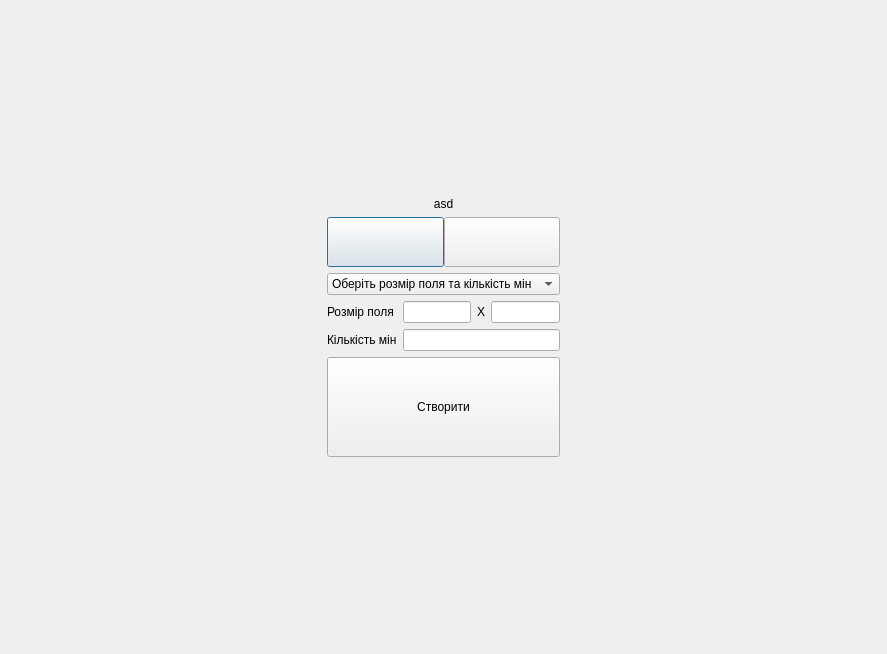
<?xml version="1.0" encoding="UTF-8"?>
<ui version="4.0">
 <class>CreateField</class>
 <widget class="QDialog" name="CreateField">
  <property name="geometry">
   <rect>
    <x>0</x>
    <y>0</y>
    <width>887</width>
    <height>654</height>
   </rect>
  </property>
  <property name="windowTitle">
   <string>Dialog</string>
  </property>
  <layout class="QGridLayout" name="gridLayout">
   <item row="2" column="1">
    <layout class="QHBoxLayout" name="horizontalLayout">
     <property name="spacing">
      <number>0</number>
     </property>
     <item>
      <widget class="QPushButton" name="readFileBtn">
       <property name="sizePolicy">
        <sizepolicy hsizetype="Preferred" vsizetype="Maximum">
         <horstretch>0</horstretch>
         <verstretch>0</verstretch>
        </sizepolicy>
       </property>
       <property name="minimumSize">
        <size>
         <width>0</width>
         <height>50</height>
        </size>
       </property>
       <property name="text">
        <string/>
       </property>
      </widget>
     </item>
     <item>
      <widget class="QPushButton" name="createNewBtn">
       <property name="sizePolicy">
        <sizepolicy hsizetype="Preferred" vsizetype="Maximum">
         <horstretch>0</horstretch>
         <verstretch>0</verstretch>
        </sizepolicy>
       </property>
       <property name="minimumSize">
        <size>
         <width>0</width>
         <height>50</height>
        </size>
       </property>
       <property name="text">
        <string/>
       </property>
      </widget>
     </item>
    </layout>
   </item>
   <item row="2" column="2">
    <spacer name="horizontalSpacer">
     <property name="orientation">
      <enum>Qt::Horizontal</enum>
     </property>
     <property name="sizeType">
      <enum>QSizePolicy::Maximum</enum>
     </property>
     <property name="sizeHint" stdset="0">
      <size>
       <width>500</width>
       <height>20</height>
      </size>
     </property>
    </spacer>
   </item>
   <item row="0" column="1">
    <spacer name="verticalSpacer">
     <property name="orientation">
      <enum>Qt::Vertical</enum>
     </property>
     <property name="sizeType">
      <enum>QSizePolicy::Maximum</enum>
     </property>
     <property name="sizeHint" stdset="0">
      <size>
       <width>20</width>
       <height>200</height>
      </size>
     </property>
    </spacer>
   </item>
   <item row="2" column="0">
    <spacer name="horizontalSpacer_2">
     <property name="orientation">
      <enum>Qt::Horizontal</enum>
     </property>
     <property name="sizeType">
      <enum>QSizePolicy::Maximum</enum>
     </property>
     <property name="sizeHint" stdset="0">
      <size>
       <width>500</width>
       <height>20</height>
      </size>
     </property>
    </spacer>
   </item>
   <item row="3" column="1">
    <layout class="QVBoxLayout" name="verticalLayout_2">
     <item>
      <widget class="QComboBox" name="defaultSizes">
       <item>
        <property name="text">
         <string>Оберіть розмір поля та кількість мін</string>
        </property>
       </item>
       <item>
        <property name="text">
         <string>9 x 9 | 10</string>
        </property>
       </item>
       <item>
        <property name="text">
         <string>16 x 16 | 40</string>
        </property>
       </item>
       <item>
        <property name="text">
         <string>16 x 30 | 99</string>
        </property>
       </item>
      </widget>
     </item>
     <item>
      <layout class="QVBoxLayout" name="verticalLayout">
       <item>
        <layout class="QFormLayout" name="formLayout">
         <property name="formAlignment">
          <set>Qt::AlignLeading|Qt::AlignLeft|Qt::AlignVCenter</set>
         </property>
         <item row="0" column="0">
          <widget class="QLabel" name="sizeLabel">
           <property name="text">
            <string>Розмір поля</string>
           </property>
          </widget>
         </item>
         <item row="0" column="1">
          <layout class="QHBoxLayout" name="horizontalLayout_2">
           <item>
            <widget class="QLineEdit" name="widthInput"/>
           </item>
           <item>
            <widget class="QLabel" name="xLabel">
             <property name="text">
              <string>X</string>
             </property>
             <property name="alignment">
              <set>Qt::AlignCenter</set>
             </property>
            </widget>
           </item>
           <item>
            <widget class="QLineEdit" name="heightInput"/>
           </item>
          </layout>
         </item>
         <item row="1" column="0">
          <widget class="QLabel" name="minesLabel">
           <property name="text">
            <string>Кількість мін</string>
           </property>
          </widget>
         </item>
         <item row="1" column="1">
          <widget class="QLineEdit" name="minesInput"/>
         </item>
        </layout>
       </item>
       <item>
        <widget class="QPushButton" name="createButton">
         <property name="sizePolicy">
          <sizepolicy hsizetype="Preferred" vsizetype="Maximum">
           <horstretch>0</horstretch>
           <verstretch>0</verstretch>
          </sizepolicy>
         </property>
         <property name="minimumSize">
          <size>
           <width>0</width>
           <height>100</height>
          </size>
         </property>
         <property name="text">
          <string>Створити</string>
         </property>
        </widget>
       </item>
      </layout>
     </item>
    </layout>
   </item>
   <item row="1" column="1">
    <widget class="QLabel" name="generateLabel">
     <property name="sizePolicy">
      <sizepolicy hsizetype="Preferred" vsizetype="Maximum">
       <horstretch>0</horstretch>
       <verstretch>0</verstretch>
      </sizepolicy>
     </property>
     <property name="text">
      <string>asd</string>
     </property>
     <property name="alignment">
      <set>Qt::AlignCenter</set>
     </property>
    </widget>
   </item>
   <item row="4" column="1">
    <spacer name="verticalSpacer_2">
     <property name="orientation">
      <enum>Qt::Vertical</enum>
     </property>
     <property name="sizeType">
      <enum>QSizePolicy::Maximum</enum>
     </property>
     <property name="sizeHint" stdset="0">
      <size>
       <width>20</width>
       <height>200</height>
      </size>
     </property>
    </spacer>
   </item>
  </layout>
 </widget>
 <resources/>
 <connections/>
</ui>
